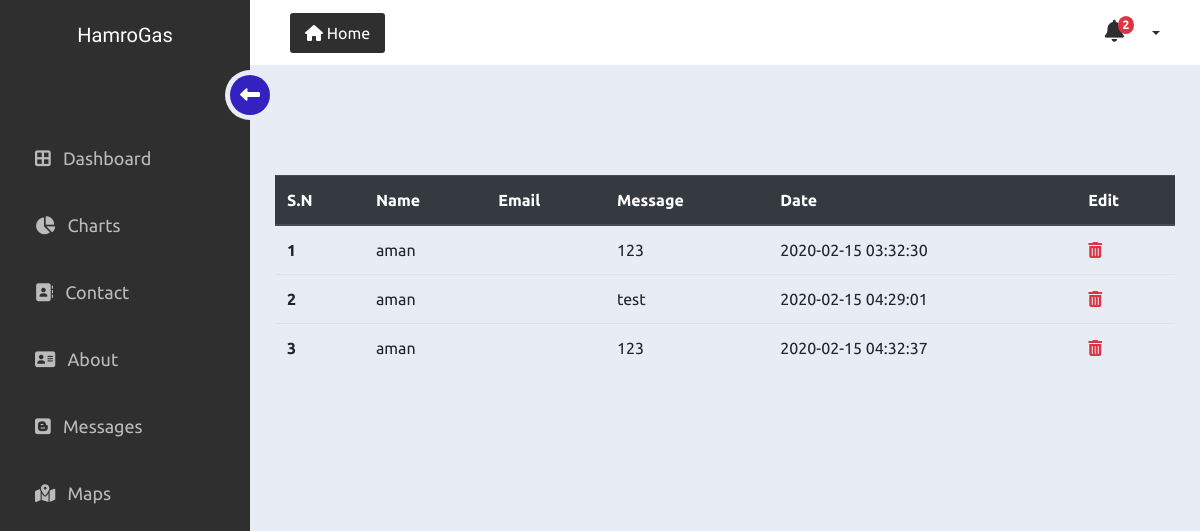
The app's page /displayMessage.php with its own data.
### tables this page shows
CREATE TABLE `message` (
  `id` int(11) NOT NULL,
  `name` varchar(255) NOT NULL,
  `message` varchar(255) NOT NULL,
  `status` int(2) NOT NULL DEFAULT '0',
  `cr_date` datetime NOT NULL
);

### displayMessage.php (the view, shortened to what this page needs)
<?php
include_once('connection.php');
 ?>
<!DOCTYPE html>
<html lang="en">
<head>
    <link rel="stylesheet" href="https://stackpath.bootstrapcdn.com/bootstrap/4.4.1/css/bootstrap.min.css">
 <link rel="stylesheet" href="css/style.css">
</head>
<body>
<div class="wrappers">
  <div class="top_navbar">
    <div class="logo">
      <a href="#">HamroGas</a>
    </div>
    <div class="top_menu">
      <div class="home_link">
        <a href="#">
          <span class="icon"><i class="fas fa-home"></i></span>
          <span>Home</span>
        </a>
      </div>
      <div class="right_info">
        <?php
        $sql = mysqli_query($conn,"SELECT * FROM message WHERE status = 0");
        $count = mysqli_num_rows($sql);
         ?>
         <div class="notify">
          <ul>
      <li class="dropdown">
        <a class="dropdown-toggle" href="#" id="navbarDropdown" role="button" data-toggle="dropdown" aria-haspopup="true" aria-expanded="false">
          <i class="fas fa-bell"></i> <span class="badge badge-danger" id="count"><?php echo $count; ?></span>
        </a>
      </li>
    </ul>
        </div>
      </div>
    </div>
  </div>
  <div class="main_body">
    <div class="sidebar_menu">
          <div class="inner__sidebar_menu">
            <ul>
              <li>
                <a href="#">
                  <span class="icon">
                    <i class="fas fa-border-all"></i></span>
                  <span class="list">Dashboard</span>
                </a>
              </li>
              <li>
                <a href="#" class="">
                  <span class="icon"><i class="fas fa-chart-pie"></i></span>
                  <span class="list">Charts</span>
                </a>
              </li>
              <li>
                <a href="#">
                  <span class="icon"><i class="fas fa-address-book"></i></span>
                  <span class="list">Contact</span>
                </a>
              </li>
              <li>
                <a href="#">
                  <span class="icon"><i class="fas fa-address-card"></i></span>
                  <span class="list">About</span>
                </a>
              </li>
              <li>
                <a href="#">
                  <span class="icon"><i class="fab fa-blogger"></i></span>
                  <span class="list">Messages</span>
                </a>
              </li>
              <li>
                <a href="#">
                  <span class="icon"><i class="fas fa-map-marked-alt"></i></span>
                  <span class="list">Maps</span>
                </a>
              </li>
            </ul>
            <div class="hamburger">
              <div class="inner_hamburger">
                  <span class="arrow">
                      <i class="fas fa-long-arrow-alt-left"></i>
                  </span>
              </div>
          </div>
          </div>
      </div>
      <div class="container">
      <div class="row">
      <table class="table">
        <thead class="thead-dark">
          <tr>
            <th scope="col">S.N</th>
            <th scope="col">Name</th>
            <th scope="col">Email</th>
            <th scope="col">Message</th>
            <th scope="col">Date</th>
            <th scope="col">Edit</th>
          </tr>
        </thead>
        <tbody>
          <?php
      $sn=1;
     $sql = mysqli_query($conn,"SELECT * FROM message");
     while($main_result = mysqli_fetch_assoc($sql))
     {
     ?>
          <tr>
            <th scope="row"><?php echo $sn++; ?></th>
            <td><?php echo $main_result['name']; ?></td>
            <td><?php echo $main_result['email']; ?></td>
            <td><?php echo $main_result['message']; ?></td>
            <td><?php echo $main_result['cr_date']; ?></td>
            <td><a href="delete.php?id=<?php echo($main_result['id']);?>" class="text-danger"><i
                  class="fas fa-trash-alt"></i></a></td>
          </tr>
          <?php } ?>
        </tbody>
      </table>
    </div>
      </div>
  </div>
</div>
</body>
</html>

### css/style.css (style rules this page uses)
* { margin: 0; padding: 0 ; list-style: none !important; font-family: 'Ubuntu', sans-serif; box-sizing: border-box !important; text-decoration: none; }
body { background: #e8edf5; width: 100%; height: 100%; }
.notify i.fas { animation: shakeCart 0.3s ease-in-out ; animation-delay: 0.5s; animation-iteration-count: 10; }
.wrappers .top_navbar { width: 100%; height: 65px; display: flex; position: fixed; background: #2f2f2f; top: 0; }
.wrappers .top_navbar .logo { width: 250px; height: 100%; background: #2f2f2f; border-bottom: 1px solid #2f2f2f; }
.wrappers .top_navbar .logo a { display: block; text-align: center; font-family: 'Montserrat Subrayada', sans-serif; font-size: 20px; color: #fff; padding: 20px 0; }
.wrappers .top_navbar .top_menu { width: calc(100% - 250px); height: 100%; background: #fff; padding: 0 40px ; display: flex; justify-content: space-between; align-items: center; }
.wrappers .top_navbar .top_menu .home_link a { display: block; background: #2f2f2f; color: #fff; padding: 8px 15px !important ; border-radius: 3px; }
.wrappers .top_navbar .right_info { display: flex; }
.main_body .sidebar_menu { position: fixed; top: 65px; left: 0; background: #2f2f2f; width: 250px; height: 100%; transition: all 0.3s linear; }
.main_body .sidebar_menu .inner__sidebar_menu { position: relative; padding-top: 60px ; }
.main_body .sidebar_menu ul li a { color: #bbb; font-size: 18px; padding: 20px 35px ; display: block; white-space: nowrap; }
.main_body .sidebar_menu ul li a .icon { margin-right: 8px; }
.main_body .sidebar_menu ul li a span { display: inline-block; }
.main_body .sidebar_menu .hamburger { position: absolute; top: 5px; right: -25px; width: 50px; height: 50px; background: #e8edf5; border-radius: 50%; cursor: pointer; }
.main_body .sidebar_menu .inner_hamburger, .main_body .sidebar_menu .hamburger .arrow { position: absolute; top: 50%; left: 50%; transform: translate(-50%,-50%); }
.main_body .sidebar_menu .inner_hamburger { width: 40px; border-radius: 50%; height: 40px; background: #3421C0; }
.main_body .sidebar_menu .hamburger .arrow { color: #fff; font-size: 20px; }
.main_body .container { width: calc(100% - 250px); margin-top: 150px !important; margin-left: 250px ; padding: 25px 40px; transition: all 0.3s linear; }
.notify #count { border-radius: 50%; position: relative; top: -10px; left: -10px; }

### displayMessage.php (style rules this page uses)
.wrappers a , span { text-decoration: none; list-style: none; }
.notify { margin-top:16px; }
.notify i { font-size: 22px; color: #2f2f2f; }
.dropdown-toggle { color: #2f2f2f; }

### records on screen
message: name "aman", message "123", cr_date "2020-02-15 03:32:30"
message: name "aman", message "test", cr_date "2020-02-15 04:29:01"
message: name "aman", message "123", cr_date "2020-02-15 04:32:37"

### other values on screen
$count "2"
